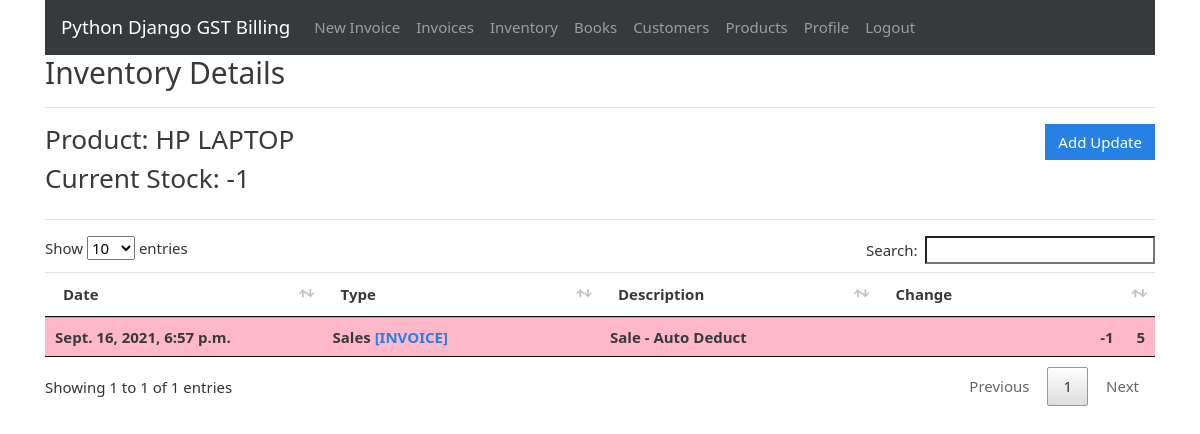
The page /inventory/5 (signed in) on the database its author committed.
### gstbillingapp/models.py (models this page shows, shortened)
class Inventory(models.Model):
    user = models.ForeignKey(User, null=True, blank=True, on_delete=models.SET_NULL)
    product = models.ForeignKey(Product, null=True, blank=True, on_delete=models.SET_NULL)
    current_stock = models.IntegerField(default=0)
    alert_level = models.IntegerField(default=0)
    last_log = models.ForeignKey(InventoryLog, null=True, blank=True, default=None, on_delete=models.SET_NULL)

class Product(models.Model):
    user = models.ForeignKey(User, null=True, blank=True, on_delete=models.SET_NULL)
    product_name = models.CharField(max_length=200)
    product_hsn = models.CharField(max_length=50, null=True, blank=True)
    product_unit = models.CharField(max_length=50)
    product_gst_percentage = models.FloatField()
    product_rate_with_gst = models.FloatField()
    def __str__(self):
        return str(self.product_name)

class InventoryLog(models.Model):
    user = models.ForeignKey(User, null=True, blank=True, on_delete=models.SET_NULL)
    product = models.ForeignKey(Product, null=True, blank=True, on_delete=models.SET_NULL)
    date = models.DateTimeField(default=datetime.now, blank=True, null=True)
    last_modified = models.DateTimeField(auto_now=True)
    change = models.IntegerField(default=0)
    CHANGE_TYPES = [
        (0, 'Other'),
        (1, 'Purchase'),
        (2, 'Production'),
        (4, 'Sales'),
    ]
    change_type = models.IntegerField(choices=CHANGE_TYPES, default=0)
    associated_invoice = models.ForeignKey(Invoice, blank=True, null=True, default=None, on_delete=models.SET_NULL)
    description = models.TextField(max_length=600, blank=True, null=True)

### gstbillingapp/views.py (the view)
# urls.py: path('inventory/<int:inventory_id>', views.inventory_logs, name='inventory_logs'),
@login_required
def inventory_logs(request, inventory_id):
    context = {}
    inventory = get_object_or_404(Inventory, id=inventory_id, user=request.user)
    inventory_logs = InventoryLog.objects.filter(user=request.user, product=inventory.product).order_by('-id')
    context['inventory'] = inventory
    context['inventory_logs'] = inventory_logs
    return render(request, 'gstbillingapp/inventory_logs.html', context)

### gstbillingapp/templates/gstbillingapp/inventory_logs.html (shortened to what this page needs)
{% extends "gstbillingapp/base.html" %}
{% load static %}
{% block content %}
<h2>Inventory Details</h2>
<hr>
<div class="row">
	<div class="col">
		<h3>Product: {{inventory.product}}</h3>
		<h3>Current Stock: {{inventory.current_stock}}</h3>
	</div>
	<div class="col">
		<a href="{% url 'inventory_logs_add' inventory.id %}" id="add_customer_btn"><button type="button" class="btn btn-primary">Add Update</button></a>
	</div>
</div>
<hr>
<table class="table table-hover font-weight-bold" id="inventory-logs-table">
	<thead>
		<tr>
			<th>Date</th>
			<th>Type</th>
			<th>Description</th>
			<th>Change</th>
		</tr>
	</thead>
	<tbody class="two-col-form">
		{% for item in inventory_logs %}
		<tr class="{% if item.change < 0 %}table-danger{% else %}table-success{%endif%}">
			<td>{{item.date}}</td>
			<td>{{item.get_change_type_display}} {% if item.associated_invoice %}<a href="{% url 'invoice_viewer' item.associated_invoice.id %}">[INVOICE]</a>{% endif %}</td>
			<td>{{item.description}}</td>
			<td class="text-right">{{item.change}} &emsp; {{inventory.product.product_unit}}</td>
		{% endfor %}
	</tbody>
</table>
{% endblock %}

### gstbillingapp/static/gstbillingapp/main.css (style rules this page uses)
.two-col-form td, .two-col-form th { width: 25%; }
#add_customer_btn, #add_product_btn { float: right; }

### rows shown on the page
Inventory: product "HP LAPTOP", current_stock "-1", product.product_unit "5"
InventoryLog: date "Sept. 16, 2021, 6:57 p.m.", change_type "Sales", shows "[INVOICE]", description "Sale - Auto Deduct", change "-1"
